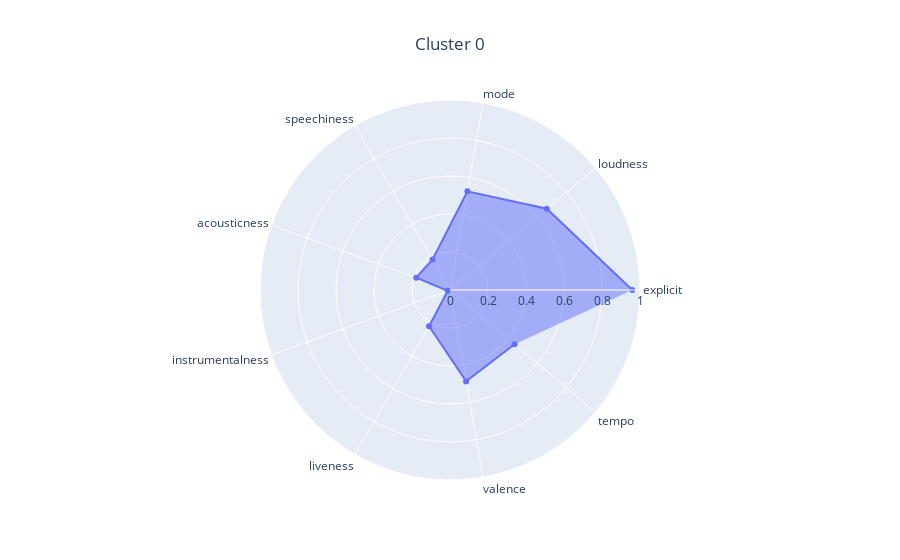
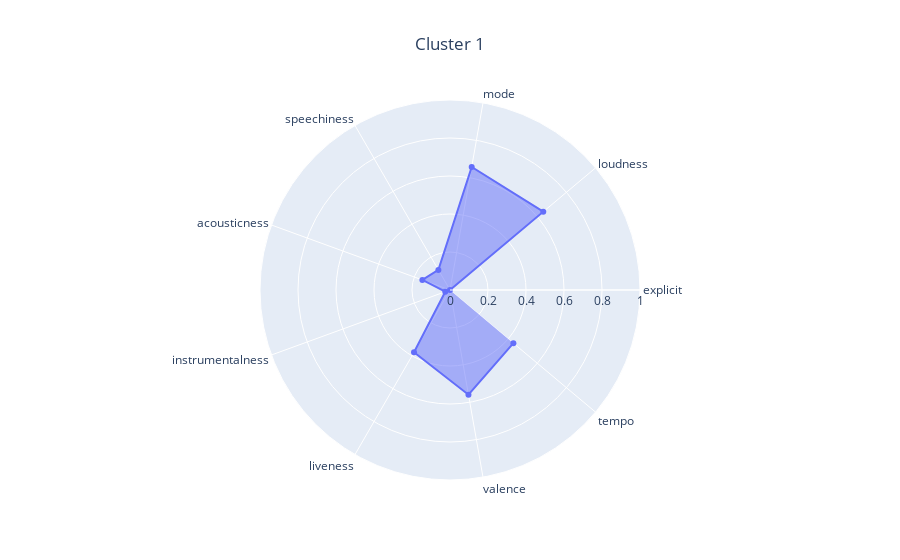
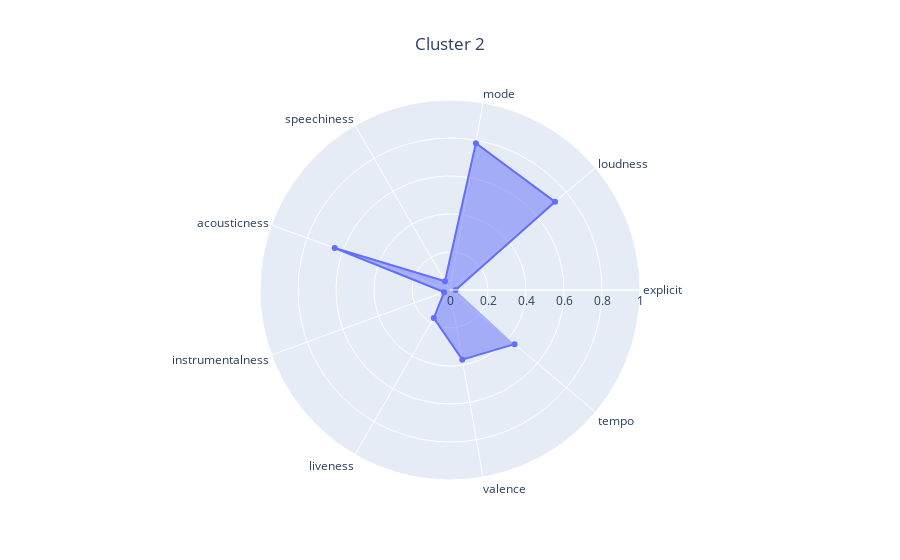
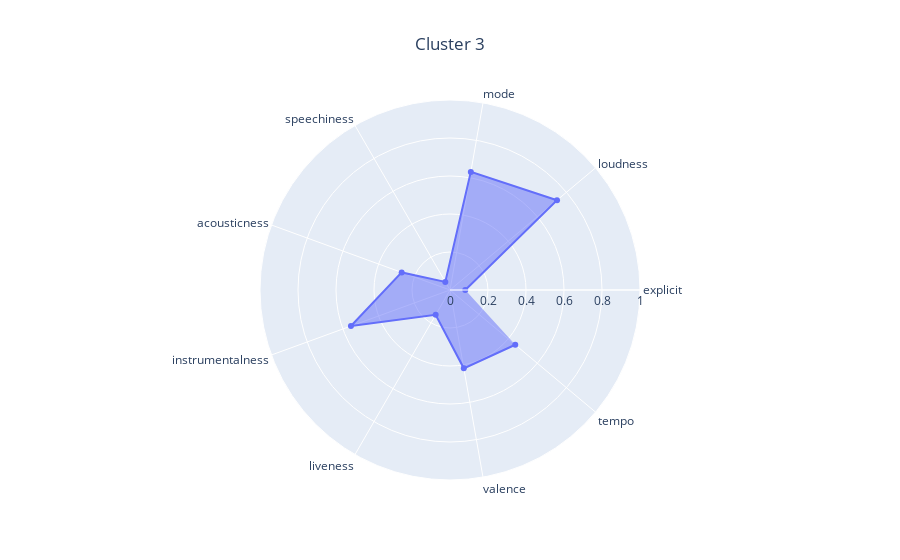

The notebook cell saved with these charts, in order:
### Markdown cell above
Dla PCA, klasteryzacja faktycznie jest widoczna i sensowna. Dla UMAP równiez widac ze podobne piosenki są blisko siebie, ale mozna zauważyć, szum.

### Code cell
from sklearn.cluster import KMeans

scores = []
for n_clusters in range(5, 21):
    clustering = KMeans(n_clusters=n_clusters, n_init="auto", random_state=0)
    clustering.fit(X)
    ch_index = calinski_harabasz_score(X, clustering.labels_)
    scores.append(ch_index)

plt.figure(figsize=(10, 5))
plt.plot(range(5, 21), scores, marker='o')
plt.xlabel('Number of clusters')
plt.ylabel('Calinski-Harabasz Index')
plt.title('Calinski-Harabasz Index vs Number of Clusters')
plt.xticks(range(5, 21))
plt.grid()
plt.show()

best_n_clusters = np.argmax(scores) + 5
clustering = KMeans(n_clusters=best_n_clusters, n_init="auto", random_state=0)
clustering.fit(X)

kmeans_analyzer = KMeansAnalyzer(df_songs_info, clustering_visualizer)
kmeans_analyzer.analyze_clustering(X, clustering)

### Figure 1 — Plotly figure (JSON) as saved in the notebook; plotly's stock layout.template omitted (floating-point values rounded to 4 significant figures)
{"data": [{"fill": "toself", "r": [0.9595, 0.6652, 0.5276, 0.1846, 0.1894, 0.01234, 0.2203, 0.4885, 0.4441], "theta": ["explicit", "loudness", "mode", "speechiness", "acousticness", "instrumentalness", "liveness", "valence", "tempo"], "type": "scatterpolar"}], "layout": {"polar": {"radialaxis": {"range": [0, 1]}}, "title": {"text": "Cluster 0", "x": 0.5}}}

### Figure 2 — Plotly figure (JSON) as saved in the notebook; plotly's stock layout.template omitted (floating-point values rounded to 4 significant figures)
{"data": [{"fill": "toself", "r": [0.0, 0.6408, 0.6577, 0.1222, 0.1548, 0.02647, 0.3789, 0.5598, 0.4356], "theta": ["explicit", "loudness", "mode", "speechiness", "acousticness", "instrumentalness", "liveness", "valence", "tempo"], "type": "scatterpolar"}], "layout": {"polar": {"radialaxis": {"range": [0, 1]}}, "title": {"text": "Cluster 1", "x": 0.5}}}

### Figure 3 — Plotly figure (JSON) as saved in the notebook; plotly's stock layout.template omitted (floating-point values rounded to 4 significant figures)
{"data": [{"fill": "toself", "r": [0.02953, 0.7219, 0.7848, 0.0528, 0.646, 0.03323, 0.1707, 0.3721, 0.4434], "theta": ["explicit", "loudness", "mode", "speechiness", "acousticness", "instrumentalness", "liveness", "valence", "tempo"], "type": "scatterpolar"}], "layout": {"polar": {"radialaxis": {"range": [0, 1]}}, "title": {"text": "Cluster 2", "x": 0.5}}}

### Figure 4 — Plotly figure (JSON) as saved in the notebook; plotly's stock layout.template omitted (floating-point values rounded to 4 significant figures)
{"data": [{"fill": "toself", "r": [0.08042, 0.7353, 0.6313, 0.04934, 0.2708, 0.5548, 0.1509, 0.4187, 0.4483], "theta": ["explicit", "loudness", "mode", "speechiness", "acousticness", "instrumentalness", "liveness", "valence", "tempo"], "type": "scatterpolar"}], "layout": {"polar": {"radialaxis": {"range": [0, 1]}}, "title": {"text": "Cluster 3", "x": 0.5}}}
